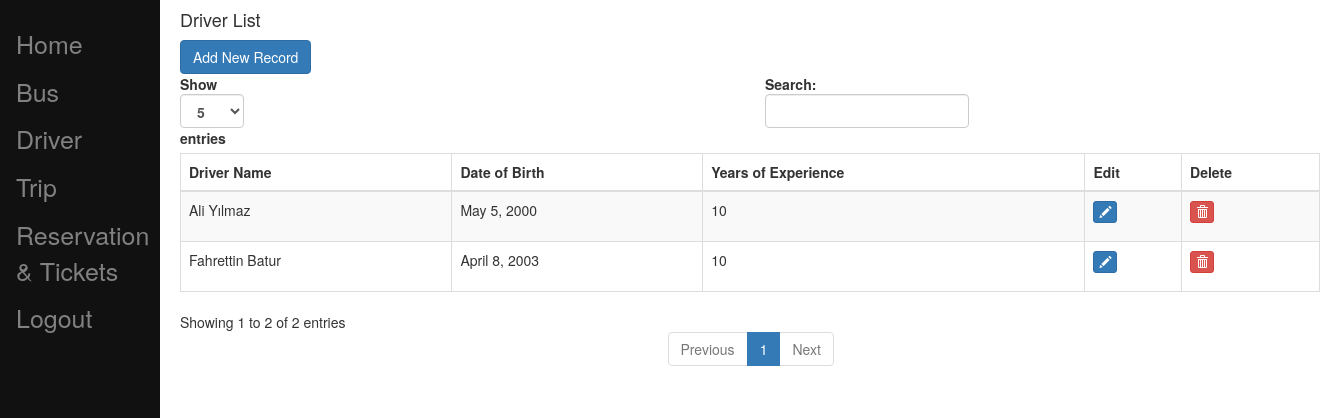
Screenshot of /driver/ (signed in) with the database file from the repository.
### busticket/models.py (models this page shows, shortened)
class Driver(models.Model):
    name = models.CharField(max_length=30,default='Unknown Driver',unique=True)
    date_of_birth = models.DateField()
    years_of_experience = models.IntegerField()
    bus_company = models.ForeignKey(BusCompany, on_delete=models.CASCADE, editable=False,blank=True,null=True)

### busticket/views.py (the view)
# urls.py: path('driver/',views.driver),
def driver(request):
    user = User.objects.get(username=request.user.username)
    driver_list = Driver.objects.filter(bus_company=user.buscompany)
    return render(request,"busticket/drivercrud/driver.html",{'driver_list':driver_list})

### busticket/templatetags/user_tags.py (called while the page is built)
@register.filter(name='has_group')
def has_group(user, group_name):
    group = Group.objects.filter(name=group_name)
    if group:
        group = group.first()
        return group in user.groups.all()
    else:
        return False

### templates/busticket/drivercrud/driver.html (shortened to what this page needs)
{% extends 'busticket/base.html' %}
{% block content %}
 <div class="col-md-12">
        <h4>Driver List</h4> <span><a href="/drivernew" class="btn btn-primary">Add New Record</a></span>
        <div class="table-responsive">
  <table id="bootstrapdatatable" class="table table-striped table-bordered" width="100%">
            <thead>
                <th>Driver Name</th>
                <th>Date of Birth</th>
                <th>Years of Experience</th>
                <th>Edit</th>
                <th>Delete</th>
             </thead>
   <tbody>
   {% for driver in driver_list %}
    <tr>
     <td>{{ driver.name }}</td>
     <td>{{ driver.date_of_birth }}</td>
     <td>{{ driver.years_of_experience }}</td>
     <td><p data-placement="top" data-toggle="tooltip" title="Edit"><a href="/driveredit/{{ driver.id }}" class="btn btn-primary btn-xs" data-title="Edit" data-toggle="modal"  ><span class="glyphicon glyphicon-pencil"></span></a></p></td>
     <td><p data-placement="top" data-toggle="tooltip" title="Delete"><a href="/driverdelete/{{ driver.id }}" class="btn btn-danger btn-xs" onclick="return confirm('Are you sure you want to delete this?')" data-title="Delete" data-toggle="modal"  ><span class="glyphicon glyphicon-trash"></span></a></p></td>
    </tr>
   {% endfor %}
   </tbody>
  </table>
        </div>
    </div>
{% endblock content %}

### templates/busticket/base.html (style rules this page uses)
.maincontainer { padding-left: 160px; }

### rows the page displays
Driver: name "Ali Yılmaz", date_of_birth "May 5, 2000", years_of_experience "10"
Driver: name "Fahrettin Batur", date_of_birth "April 8, 2003", years_of_experience "10"
